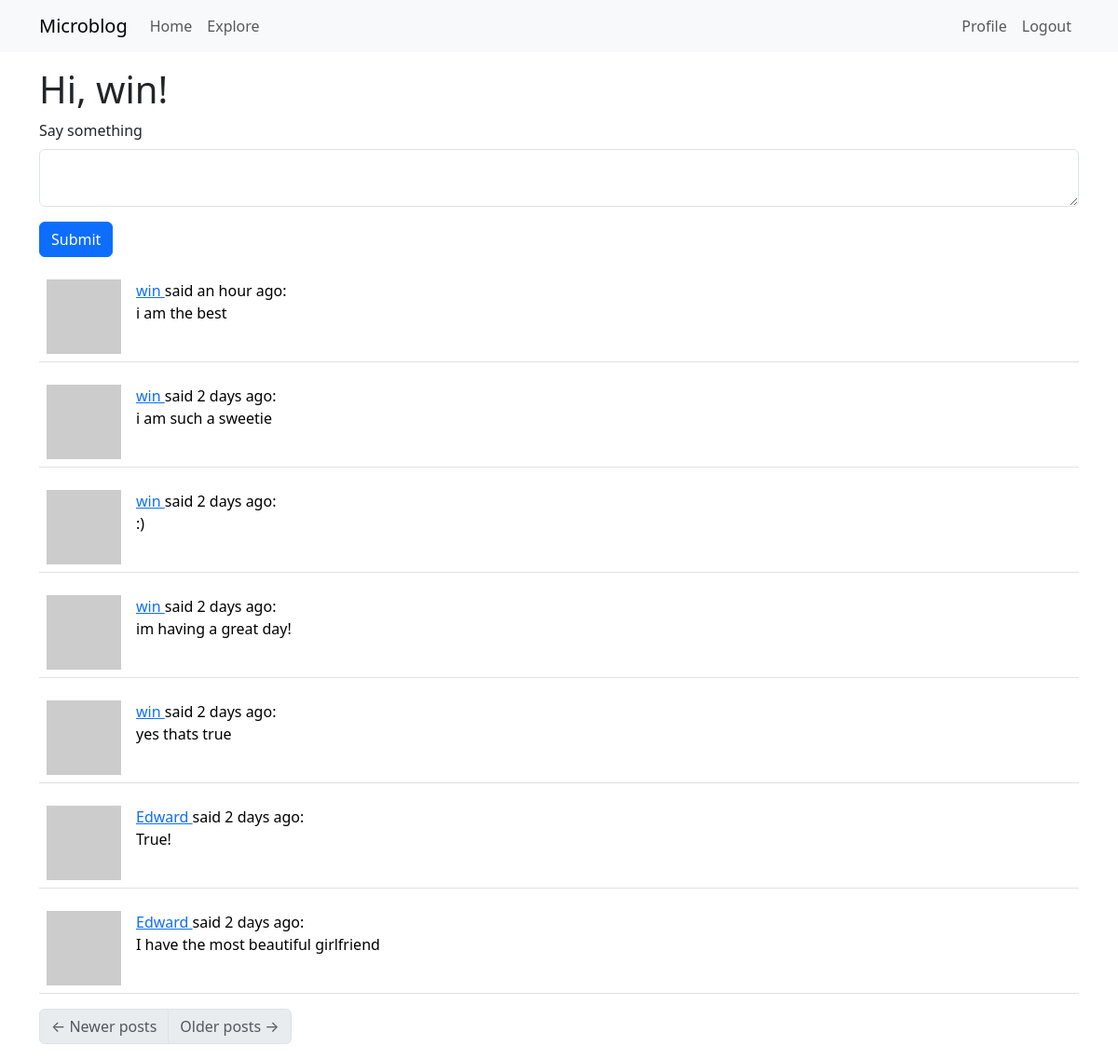
The page /index (signed in) on the database its author committed.
### app/models.py (models this page shows, shortened)
class User(UserMixin, db.Model):
    id: so.Mapped[int] = so.mapped_column(primary_key=True)
    username: so.Mapped[str] = so.mapped_column(sa.String(64), index=True, unique=True)
    email: so.Mapped[str] = so.mapped_column(sa.String(120), index=True, unique=True)
    password_hash: so.Mapped[Optional[str]] = so.mapped_column(sa.String(256))
    posts: so.WriteOnlyMapped['Post'] = so.relationship(back_populates='author')
    about_me: so.Mapped[Optional[str]] = so.mapped_column(sa.String(140))
    last_seen: so.Mapped[Optional[datetime]] = so.mapped_column(default=lambda: datetime.now(timezone.utc))
    following: so.WriteOnlyMapped['User'] = so.relationship(
        secondary=followers, primaryjoin=(followers.c.follower_id == id),
        secondaryjoin=(followers.c.followed_id == id),
        back_populates='followers')
    followers: so.WriteOnlyMapped['User'] = so.relationship(
        secondary=followers, primaryjoin=(followers.c.followed_id == id),
        secondaryjoin=(followers.c.follower_id == id),
        back_populates='following')
    def avatar(self, size):
        digest = md5(self.email.lower().encode('utf-8')).hexdigest()
        return f'https://www.gravatar.com/avatar/{digest}?d=identicon&s={size}'
    def following_posts(self):
        Author = so.aliased(User)
        Follower = so.aliased(User)
        return (
            sa.select(Post)
            .join(Post.author.of_type(Author))
            .join(Author.followers.of_type(Follower), isouter=True)
            .where(sa.or_(
                Follower.id == self.id,
                Author.id == self.id,
            ))
            .group_by(Post)
            .order_by(Post.timestamp.desc())
        )

class Post(db.Model):
    id: so.Mapped[int] = so.mapped_column(primary_key=True)
    body: so.Mapped[str] = so.mapped_column(sa.String(140))
    timestamp: so.Mapped[datetime] = so.mapped_column(
        index=True, default=lambda: datetime.now(timezone.utc))
    user_id: so.Mapped[int] = so.mapped_column(sa.ForeignKey(User.id),
                                               index=True)
    author: so.Mapped[User] = so.relationship(back_populates='posts')

### app/routes.py (the view)
@app.route('/', methods=['GET', 'POST'])
@app.route('/index', methods=['GET', 'POST'])
@login_required
def index():
    form = PostForm()
    if form.validate_on_submit():
        post = Post(body=form.post.data, author=current_user)
        db.session.add(post)
        db.session.commit()
        flash('Your post is now live!')
        return redirect(url_for('index'))
    page = request.args.get('page', 1, type=int)
    posts = db.paginate(current_user.following_posts(), page=page,
                        per_page=app.config['POSTS_PER_PAGE'], error_out=False)
    next_url = url_for('index', page=posts.next_num) \
        if posts.has_next else None
    prev_url = url_for('index', page=posts.prev_num) \
        if posts.has_prev else None
    return render_template('index.html', title='Home', form=form,
                           posts=posts.items, next_url=next_url,
                           prev_url=prev_url)

### app/forms.py
class PostForm(FlaskForm):
    post = TextAreaField('Say something', validators=[
        DataRequired(), Length(min=1, max=140)])
    submit = SubmitField('Submit')

### app/__init__.py (called while the page is built)
def get_locale():
    return 'es'

### app/models.py (called while the page is built)
@login.user_loader
def load_user(id):
    return db.session.get(User, int(id))

### app/routes.py (called while the page is built)
@app.before_request
def before_request():
    if current_user.is_authenticated:
        current_user.last_seen = datetime.now(timezone.utc)
        db.session.commit()
        g.locale = str(get_locale())

### app/templates/index.html
{% extends "base.html" %}
{% import "bootstrap_wtf.html" as wtf %}
{% block content %}
    <h1>{{ _('Hi, %(username)s!', username=current_user.username) }}</h1>
    {% if form %}
    {{ wtf.quick_form(form) }}
    {% endif %}
    {% for post in posts %}
        {% include '_post.html' %}
    {% endfor %}
    <nav aria-label="Post navigation">
        <ul class="pagination">
            <li class="page-item{% if not prev_url %} disabled{% endif %}">
                <a class="page-link" href="{{ prev_url }}">
                    <span aria-hidden="true">&larr;</span> {{ _('Newer posts') }}
                </a>
            </li>
            <li class="page-item{% if not next_url %} disabled{% endif %}">
                <a class="page-link" href="{{ next_url }}">
                    {{ _('Older posts') }} <span aria-hidden="true">&rarr;</span>
                </a>
            </li>
        </ul>
    </nav>
{% endblock %}

### app/templates/_post.html (shortened to what this page needs)
<table class="table table-hover">
    <tr>
        <td width="70px">
            <a href="{{ url_for('user', username=post.author.username) }}">
                <img src="{{ post.author.avatar(70) }}" />
            </a>
        </td>
        <td>
            {{ _('%(username)s said %(when)s',
                username=user_link, when=moment(post.timestamp).fromNow()) }}:
            <br>
            {{ post.body }}
        </td>
    </tr>
</table>

### rows shown on the page
Post: body "i am the best"
Post: body "i am such a sweetie"
Post: body ":)"
Post: body "im having a great day!"
Post: body "yes thats true"
Post: body "True!"
Post: body "I have the most beautiful girlfriend"

### other values the page prints
{{ field.label(class='form-label') }} "Say something"
